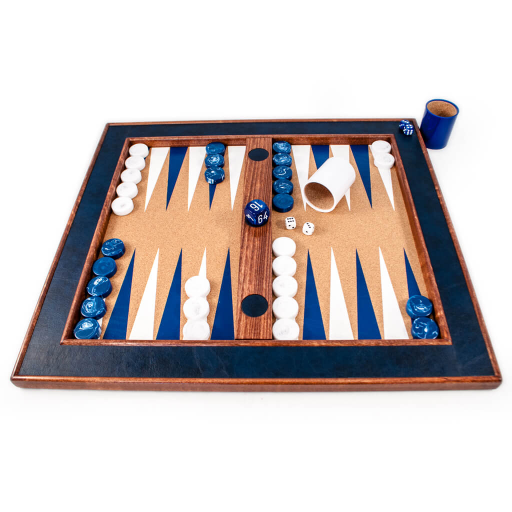
#> input picture Crisloid-Backgammon-Tabletop-classic-blue-1.jpg, 1024 x 1024 px, given in place of short-sample2.mp4, which was not available (shown at 1/2 size)
$ python dice-detect1.py   (older library calls are emulated)
#> lines starting #> are read from the running program, lines starting #| are printed output that depends on the picture; after the words box and inside, x2 and y2 are one past the last pixel; in counts of white or black regions, pixels touching at a corner belong together; pictures that were not available may be replaced by others from this repository, and a replacement may not be noted
# !/usr/bin/python2
# -*- coding: utf-8 -*-

'''
This script uses OpenCV 2.3.1 or greater to examine a webcam image for white dice with black pips being thrown into a brown box.
www.hehoe.de
'''

import cv2
import sys

HAVE_DISPLAY = True

BINARIZATION_THRESHOLD = 45 # Selects the bright white die area

# Area size definitions (the script "knows" how big a die should be)
AREA_FACTOR = 1.0 # compensate camera zoom or position
DIE_AREA_MIN = AREA_FACTOR * 900
DIE_AREA_MAX = AREA_FACTOR * 1500
PIP_AREA_MIN = AREA_FACTOR * 6
PIP_AREA_MAX = AREA_FACTOR * 45

if HAVE_DISPLAY:
    def set_factors(user):
        global BINARIZATION_THRESHOLD, AREA_FACTOR, DIE_AREA_MIN, DIE_AREA_MAX, PIP_AREA_MIN, PIP_AREA_MAX
        BINARIZATION_THRESHOLD = cv2.getTrackbarPos('THRESH','control')
        AREA_FACTOR = float(cv2.getTrackbarPos('SIZE','control'))/10.0
        DIE_AREA_MIN = AREA_FACTOR * cv2.getTrackbarPos('DIE_MIN','control')
        DIE_AREA_MAX = AREA_FACTOR * cv2.getTrackbarPos('DIE_MAX','control')
        PIP_AREA_MIN = AREA_FACTOR * cv2.getTrackbarPos('PIP_MIN','control')
        PIP_AREA_MAX = AREA_FACTOR * cv2.getTrackbarPos('PIP_MAX','control')

#img = np.zeros((300,512,3), np.uint8)
cv2.namedWindow('control')
cv2.createTrackbar('THRESH','control',BINARIZATION_THRESHOLD,255,set_factors)
cv2.createTrackbar('SIZE','control',int(AREA_FACTOR*10),50,set_factors)
cv2.createTrackbar('DIE_MIN','control',int(DIE_AREA_MIN/AREA_FACTOR),1000,set_factors)
cv2.createTrackbar('DIE_MAX','control',int(DIE_AREA_MAX/AREA_FACTOR),2000,set_factors)
cv2.createTrackbar('PIP_MIN','control',int(PIP_AREA_MIN/AREA_FACTOR),10,set_factors)
cv2.createTrackbar('PIP_MAX','control',int(PIP_AREA_MAX/AREA_FACTOR),100,set_factors)

vc = cv2.VideoCapture('./vid/short-sample2.mp4')
# vc = cv2.VideoCapture() # prepare webcam for input
vc.open(0) # open webcam
if not vc.isOpened():
  print ("Could not open camera.")
  sys.exit(1)
else:
  # high resolutions via USB do not work on the raspberry pi
  # see http://www.raspberrypi.org/phpBB3/viewtopic.php?f=37&t=11745&p=135060#p135060

  # picam, debian
  # to use the picam with OpenCV via v4l2, you need to load the bcm2835-v4l2 kernel module first
  # sudo modprobe bcm2835-v4l2
  #vc.set(cv2.cv.CV_CAP_PROP_FRAME_WIDTH,720)
  #vc.set(cv2.cv.CV_CAP_PROP_FRAME_HEIGHT,1280)
#   vc.set(cv2.cv.CV_CAP_PROP_FRAME_WIDTH,640)
#   vc.set(cv2.cv.CV_CAP_PROP_FRAME_HEIGHT,1024)
#   vc.set(cv2.cv.CV_CAP_PROP_FPS,10)
  vc.set(cv2.CAP_PROP_FPS, 10)
# [24 lines of commented-out code are left out]

  dilateKernel = cv2.getStructuringElement(cv2.MORPH_CROSS,(2,2))
  while True:
    retval, image = vc.read() # read frame from camera
#> image is the input picture: shape (1024, 1024, 3); mean B, G, R 193.4, 194.2, 202.1
    if not retval:
      print ("Could not read frame from camera.")
      sys.exit(1)
    else:
      # [8 lines of commented-out code are left out]
      gray = cv2.cvtColor(image, cv2.COLOR_RGB2GRAY) # convert to grayscale
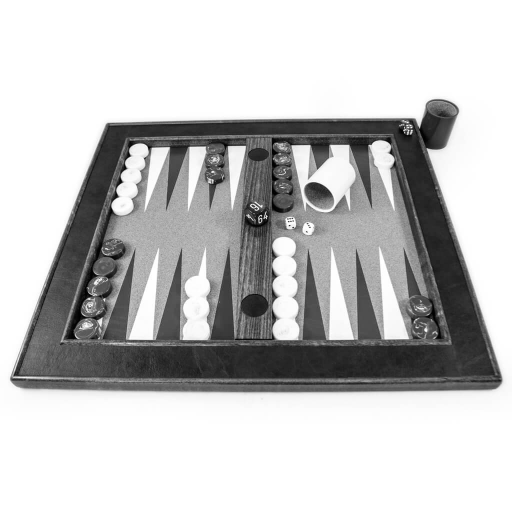
#> gray: shape (1024, 1024) (shown at 1/2 size); min 0, max 255, mean 194.9
      retval, bin = cv2.threshold(gray, BINARIZATION_THRESHOLD, 255, cv2.THRESH_BINARY) # select white die areas
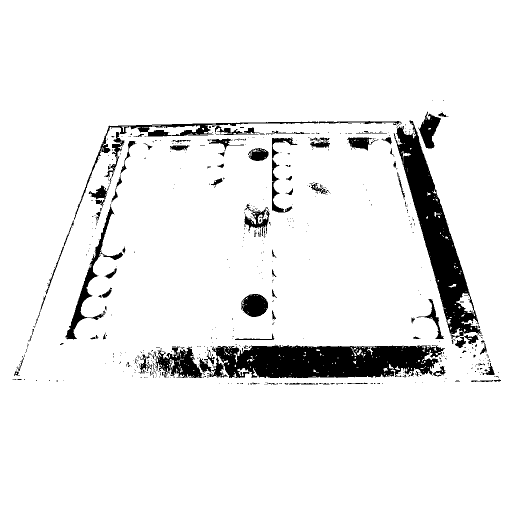
#> bin: shape (1024, 1024) (shown at 1/2 size); 92.8% white; 588 black regions (497 under 20 px), largest, box (x1, y1, x2, y2) and area: (414, 689, 890, 756) 24550, (787, 241, 963, 678) 20679, (91, 242, 804, 589) 4596
#> retval = 45
      bin = cv2.dilate(bin,dilateKernel) # dilate white areas to prevent pip fraying
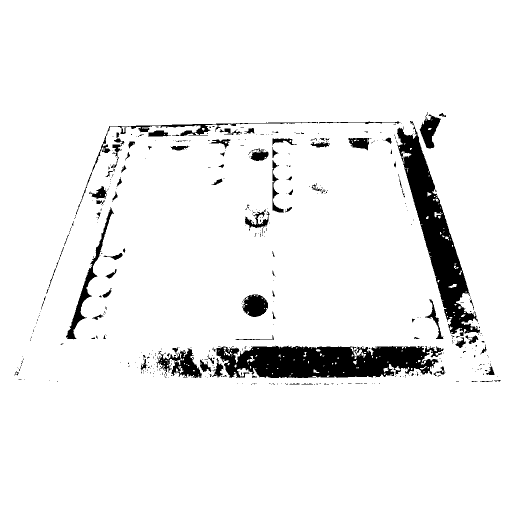
#> bin: shape (1024, 1024) (shown at 1/2 size); 93.9% white; 458 black regions (372 under 20 px)
      if HAVE_DISPLAY:
        cv2.imshow('binary', bin)
      contours0, hierarchy = cv2.findContours( bin.copy(), cv2.RETR_TREE, cv2.CHAIN_APPROX_SIMPLE) # find contours
#> contours0 = 800 contours, 664 with area under 20; largest, box (x1, y1, x2, y2) and area: (0, 0, 1024, 1024) 1046529, (432, 690, 888, 757) 24068, (793, 250, 961, 673) 20641, (131, 413, 229, 680) 2908, (312, 696, 405, 757) 2788
      #contours0, hierarchy = ([],[])

      contours = [cv2.approxPolyDP(cnt, 2, True) for cnt in contours0] # simplify contours
#> contours = 800 contours, 696 with area under 20; largest, box (x1, y1, x2, y2) and area: (0, 0, 1024, 1024) 1046529, (432, 690, 888, 757) 23902, (793, 250, 961, 673) 20906, (131, 413, 229, 679) 2914, (312, 696, 405, 756) 2760
      #rgbbin = cv2.cvtColor(bin, cv2.COLOR_GRAY2RGB)
      #cv2.drawContours( rgbbin, contours, -1, (64,128,64), 2 )
      #cv2.imshow('All Contours', rgbbin)

      # for all contours: check white area size (die), check area size of sub-contours (pips)
      dice = []
      for i in range(len(contours)):
        dieCnt = contours[i]
        dieArea = cv2.contourArea(dieCnt)
        if dieArea > DIE_AREA_MIN and dieArea < DIE_AREA_MAX:
          #print "Contour", i, "is a die with area", dieArea
          pipId = hierarchy[0][i][2]
          pipContours = []
          while not pipId == -1:
            pipCnt = contours[pipId]
            pipArea = cv2.contourArea(pipCnt)
            if pipArea > PIP_AREA_MIN and pipArea < PIP_AREA_MAX:
              #print "Contour", i, "is a pip with area", pipArea
              pipContours.append(pipCnt)
            #else:
              #print "Pip",pipId,"with area",pipArea,"discarded"
            pipId = hierarchy[0][pipId][0]
          dice.append( (dieCnt, pipContours) )
#> this loop made 800 passes
#> dieArea on pass 787: 1499
#> (dieCnt, dieArea) on passes 1, 31, 36, 58: ([[0, 0], [0, 1023], [1023, 1023], [1023, 0]], 1046529), ([[599, 767], [578, 768], [595, 765]], 23), ([[986, 761], [976, 764], [959, 762]], 35.5), ([[503, 752], [506, 750], [514, 754], [504, 756]], 35)
#> after the loop, dice = 1 item
#        elif (dieArea > 1):
#          sys.stderr.write("Contour %04d with area %05d discarded (outside of (%d,%d)).\n"%(i, dieArea, DIE_AREA_MIN, DIE_AREA_MAX))
#      return dice

      sum = 0
    for i in range(len(dice)):
        dieCnt, pipContours = dice[i]
        sum = sum + len(pipContours)
#> this loop made 1 pass
#> (pipContours, sum) on pass 1: (2 contours, all with area under 20, 2)
#> after the loop, sum = 2

    if HAVE_DISPLAY:
        for i in range(len(dice)):
            dieCnt, pipContours = dice[i]
            cv2.drawContours( image, [dieCnt], -1, (64,64,128), 2 )
            cv2.drawContours( image, pipContours, -1, (64,128,64), 2 )
            cv2.putText(image, "%d"%len(pipContours), (dieCnt[0][0][0],dieCnt[0][0][1]), cv2.FONT_HERSHEY_PLAIN, 2.0, (255, 64, 64), 2)
#> this loop made 1 pass
#> pipContours on pass 1: 2 contours, all with area under 20
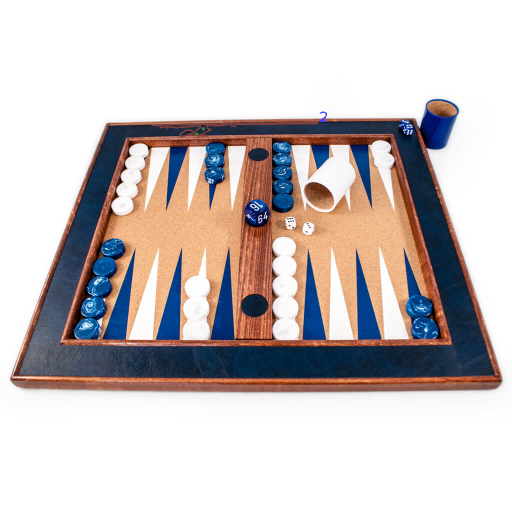
#> image: shape (1024, 1024, 3) (shown at 1/2 size); 0.23% of pixels changed, all inside (x1, y1, x2, y2) = (302, 223, 654, 274)
        cv2.putText(image, "%d"%(sum if sum is not None else 0), (10,50), cv2.FONT_HERSHEY_PLAIN, 3.0, (255, 255, 255), 2)
        cv2.imshow('Die and Pips', image)

    print ("%s " % ("%d" % (sum if sum is not None else 0)).rjust(3))
#|   2
    sys.stdout.flush()

      #small = cv2.resize(image, None, fx=0.5, fy=0.5, cv2.INTER_NEAREST )

    if HAVE_DISPLAY:
        ch = cv2.waitKey(5)
#> (key Esc is pressed here)
        if ch > -1:
            sys.stderr.write("Got key %d.\n"%(ch))
        if ch == 115: # save images on s
            cv2.imwrite('bin.png',bin)
            cv2.imwrite('marked.png',image)
            sys.stderr.write("Wrote images to files.\n")
        #writer.write(image)
        if ch == 27: # exit on Esc
            print ("")
            break
